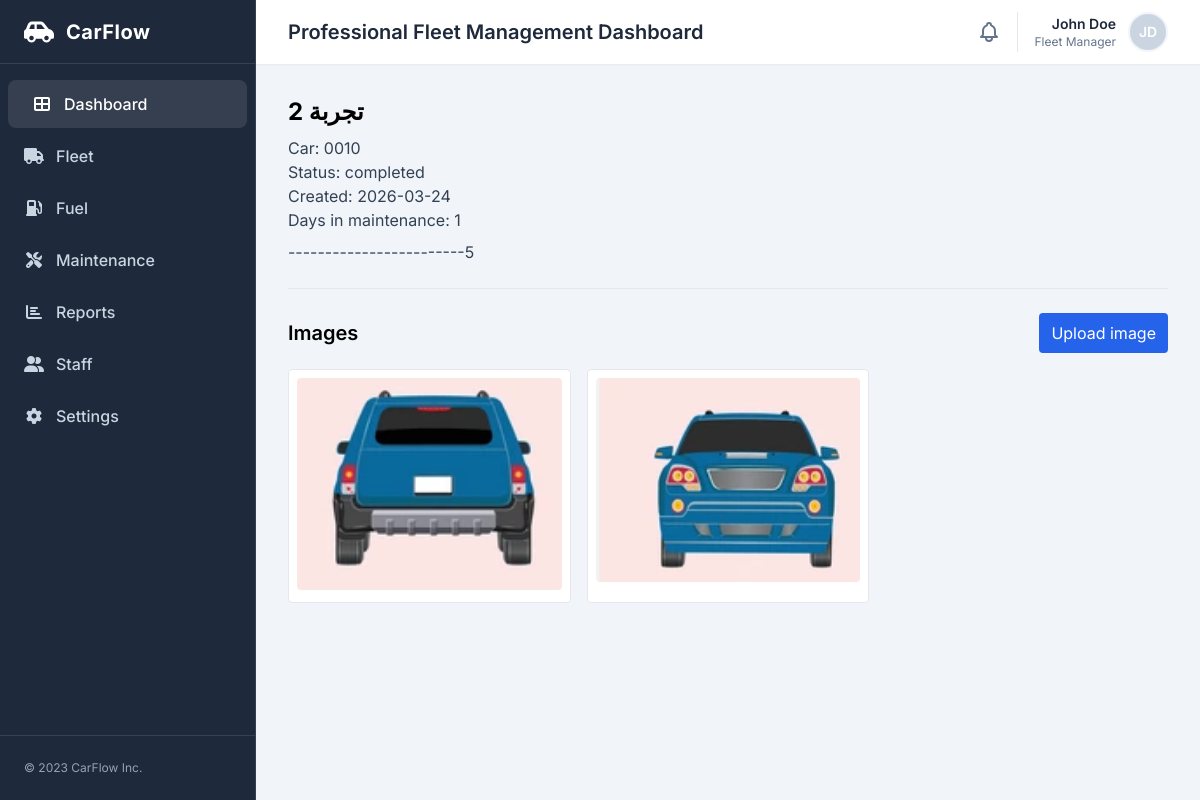
Screenshot of /maintenance/requests/4/ with the database file from the repository.
### maintenance/models.py (models this page shows)
class MaintenanceRequest(models.Model):
    STATUS_CHOICES = [
        ("new", "New"),
        ("approved", "Approved"),
        ("in_progress", "In Progress"),
        ("completed", "Completed"),
    ]
    car = models.ForeignKey(
        "fleet.Car",
        on_delete=models.CASCADE,
        related_name="maintenance_requests"
    )
    title = models.CharField(max_length=200)
    description = models.TextField()
    odometer = models.PositiveIntegerField(default=0)
    status = models.CharField(
        max_length=20,
        choices=STATUS_CHOICES,
        default="new",
        db_index=True,
    )
    created_by = models.ForeignKey(
        settings.AUTH_USER_MODEL,
        on_delete=models.SET_NULL,
        null=True
    )
    created_at = models.DateTimeField(auto_now_add=True)
    updated_at = models.DateTimeField(auto_now=True)

class MaintenanceImage(models.Model):
    request = models.ForeignKey(
        MaintenanceRequest,
        on_delete=models.CASCADE,
        related_name="images"
    )
    image = models.ImageField(upload_to="maintenance_images/")
    caption = models.CharField(max_length=200, blank=True)
    created_at = models.DateTimeField(auto_now_add=True)

### fleet/models.py (models this page shows)
class Car(models.Model):
    STATUS_CHOICES = [
        ("available", "Available"),
        ("assigned", "Assigned"),
        ("maintenance", "Maintenance"),
        ("inactive", "Inactive"),
    ]
    VEHICLE_TYPE_CHOICES = [
        ("Sedan", "Sedan"),
        ("Reefer Van", "Chiller Van"),
        ("Reefer Truck", "Reefer Truck"),
        ("Reefer Pickup", "Reefer Pickup"),
    ]
    plate_number = models.CharField(max_length=20, unique=True, db_index=True)
    brand = models.CharField(max_length=100, default='Unknown')
    vehicle_type = models.CharField(max_length=100, choices=VEHICLE_TYPE_CHOICES, verbose_name="Vehicle Type", default="Sedan")
    year = models.PositiveIntegerField()
    vin = models.CharField(max_length=64, blank=True)
    status = models.CharField(
        max_length=20,
        choices=STATUS_CHOICES,
        default="available",
        db_index=True,
    )
    region = models.ForeignKey(
        "accounts.Region",
        on_delete=models.SET_NULL,
        null=True,
        blank=True,
        related_name="cars",
    )
    notes = models.TextField(blank=True)
    created_at = models.DateTimeField(auto_now_add=True)
    class Meta:
        ordering = ["plate_number"]
    def __str__(self):
        return self.plate_number

### maintenance/views.py (the view)
# urls.py: path("requests/<int:pk>/", MaintenanceRequestDetailView.as_view(), name="request_detail"),
class MaintenanceRequestDetailView(DetailView):
    model = MaintenanceRequest
    template_name = "maintenance/request_detail.html"
    def get_context_data(self, **kwargs):
        context = super().get_context_data(**kwargs)
        req = self.object
        start_date = req.created_at.date()
        end_date = req.updated_at.date() if req.status == "completed" else timezone.localdate()
        context["days_in_maintenance"] = (end_date - start_date).days + 1
        return context

### maintenance/templates/maintenance/request_detail.html (shortened to what this page needs)
{% extends "base.html" %}
{% block content %}
<div class="max-w-4xl mx-auto">
  <h1 class="text-2xl font-bold">{{ object.title }}</h1>
  <div class="mt-2 text-slate-700">
    <p>Car: {{ object.car }}</p>
    <p>Status: {{ object.status }}</p>
    <p>Created: {{ object.created_at|date:"Y-m-d" }}</p>
    <p>Days in maintenance: {{ days_in_maintenance }}</p>
    <p class="mt-2">{{ object.description }}</p>
  </div>
  <hr class="my-6">
  <div class="flex items-center justify-between">
    <h2 class="text-xl font-semibold">Images</h2>
    <a href="{% url 'maintenance:image_upload' object.pk %}" class="px-3 py-2 bg-blue-600 text-white rounded">Upload image</a>
  </div>
  <div class="grid grid-cols-2 md:grid-cols-3 gap-4 mt-4">
    {% for img in object.images.all %}
    <figure class="bg-white border rounded p-2">
      <img src="{{ img.image.url }}" alt="{{ img.caption }}" class="w-full h-auto rounded">
    </figure>
    {% empty %}
    <p>No images</p>
    {% endfor %}
  </div>
</div>
{% endblock %}

### templates/base.html (style rules this page uses)
body { font-family:'Inter',sans-serif;background-color:#f3f4f6 }

### rows the page displays
MaintenanceRequest: title "تجربة 2", car "0010", status "completed", created_at "2026-03-24", description "------------------------5"
MaintenanceImage: image (picture)
MaintenanceImage: image (picture)

### other values shown
{{ days_in_maintenance }} "1"
